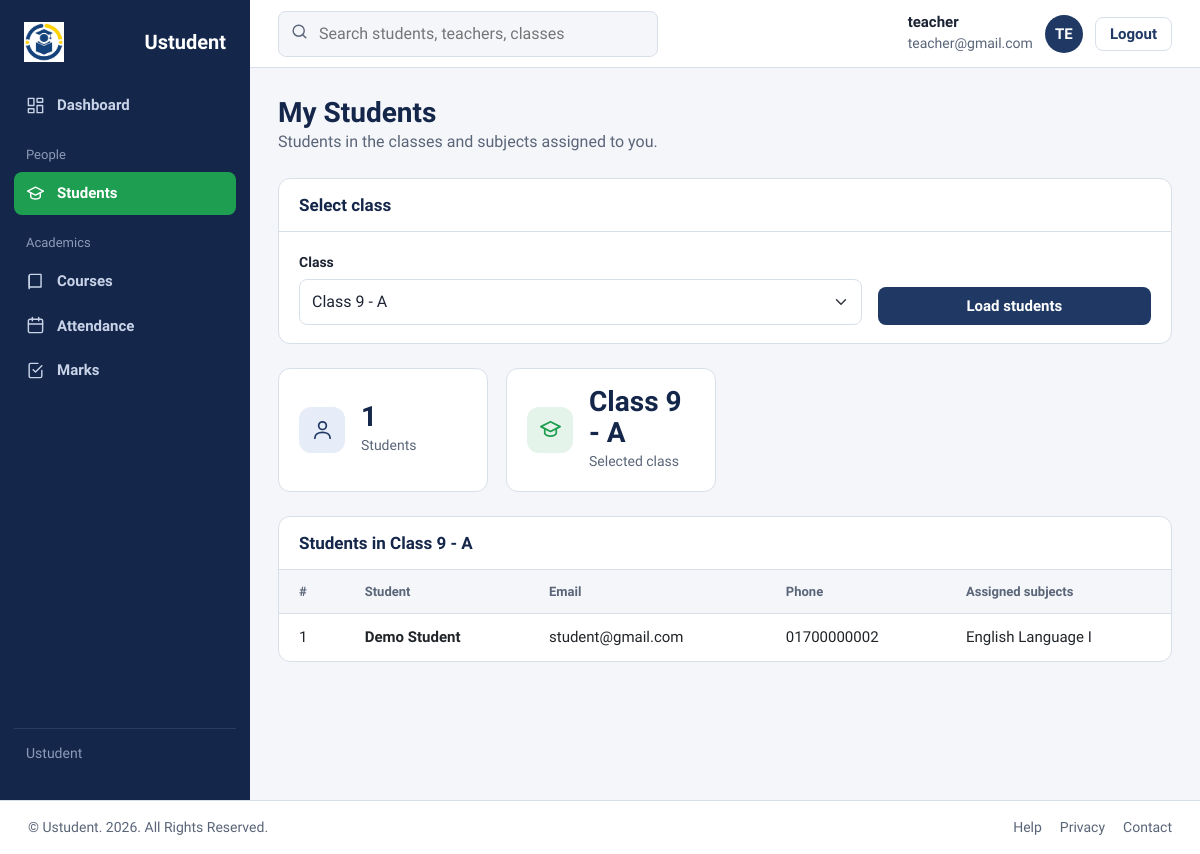
Screenshot of /teacher/teacher_student.php (signed in) with the database file from the repository.
### tables this page shows
CREATE TABLE `classes` (
  `id` int UNSIGNED NOT NULL,
  `class_name` varchar(50) NOT NULL,
  `section` varchar(10) NOT NULL,
  `course_id` int UNSIGNED NOT NULL,
  `created_at` timestamp NULL DEFAULT CURRENT_TIMESTAMP
);

CREATE TABLE `students` (
  `id` int UNSIGNED NOT NULL,
  `user_id` int UNSIGNED NOT NULL,
  `name` varchar(100) NOT NULL,
  `email` varchar(100) NOT NULL,
  `phone` varchar(15) DEFAULT NULL,
  `dob` date DEFAULT NULL,
  `class_id` int UNSIGNED NOT NULL,
  `address` varchar(255) DEFAULT NULL,
  `created_at` timestamp NULL DEFAULT CURRENT_TIMESTAMP
);

### teacher/teacher_student.php (the view, shortened to what this page needs)
<?php
include '../database/dbconfig.php';
function h($value) { return htmlspecialchars((string)$value, ENT_QUOTES, 'UTF-8'); }
function rows($conn, $sql, $types = '', $params = []) {
    $statement = $conn->prepare($sql);
    if ($types !== '' && !$statement->bind_param($types, ...$params)) {
        throw new RuntimeException('Could not bind the database query parameters.');
    }
    if (!$statement->execute()) {
        throw new RuntimeException('Could not load the requested data.');
    }
    $result = $statement->get_result();
    return $result->fetch_all(MYSQLI_ASSOC);
}
$teacher = rows($conn, "SELECT id FROM teachers WHERE user_id = ?", "i", [(int)$_SESSION['id']])[0] ?? null;
$classes = $teacher ? rows($conn,
    "SELECT DISTINCT c.id, c.class_name, c.section
       FROM teacher_subjects ts
       JOIN classes c ON c.id = ts.class_id
      WHERE ts.teacher_id = ?
      ORDER BY c.class_name, c.section",
    "i", [(int)$teacher['id']]) : [];
$classId = (int)($_GET['class_id'] ?? 0);
$currentClass = null;
if (!$currentClass && $classes) {
    $currentClass = $classes[0];
    $classId = (int)$currentClass['id'];
}
$students = $currentClass ? rows($conn,
    "SELECT s.id, s.name, s.email, s.phone,
            GROUP_CONCAT(DISTINCT sub.subject_name ORDER BY sub.subject_name SEPARATOR ', ') AS subjects
       FROM students s
       JOIN teacher_subjects ts ON ts.class_id = s.class_id AND ts.teacher_id = ?
       JOIN subjects sub ON sub.id = ts.subject_id
      WHERE s.class_id = ?
      GROUP BY s.id, s.name, s.email, s.phone
      ORDER BY s.name",
    "ii", [(int)$teacher['id'], $classId]) : [];
?>
<!DOCTYPE html>
<html lang="en">
<head>
<link href="https://cdn.jsdelivr.net/npm/bootstrap@5.3.3/dist/css/bootstrap.min.css" rel="stylesheet">
<link rel="stylesheet" href="../assets/css/admin_dashboard.css">
<link rel="stylesheet" href="../assets/css/academic_common.css">
</head>
<body>
<div class="app">
  <?php include '../includes/sidebar_teacher.php'; ?>
  <div class="main">
    <?php include '../includes/topbar.php'; ?>
    <main class="content">
      <div class="head">
        <div><h1>My Students</h1><p>Students in the classes and subjects assigned to you.</p></div>
      </div>
      <?php if (!$teacher): ?>
        <div class="alert alert-warning">Your teacher profile has not been created yet. Please ask the admin to add you in the Teachers page.</div>
      <?php elseif (!$classes): ?>
        <div class="alert alert-warning">No class or subject is assigned to you yet.</div>
      <?php else: ?>
        <section class="card mb-4">
          <h2>Select class</h2>
          <div class="card-body">
            <form class="row g-3 align-items-end" method="get" action="teacher_student.php">
              <div class="col-md-8">
                <label class="form-label" for="classSel">Class</label>
                <select class="form-select" id="classSel" name="class_id" required>
                  <?php foreach ($classes as $class): ?>
                    <option value="<?php echo (int)$class['id']; ?>" <?php echo $classId === (int)$class['id'] ? 'selected' : ''; ?>>
                      <?php echo h($class['class_name'] . ' - ' . $class['section']); ?>
                    </option>
                  <?php endforeach; ?>
                </select>
              </div>
              <div class="col-md-4 d-grid"><button class="btn" type="submit">Load students</button></div>
            </form>
          </div>
        </section>
        <section class="stats" aria-label="Summary">
          <div class="stat"><span class="ico b"><svg viewBox="0 0 24 24"><circle cx="12" cy="8" r="4"/><path d="M4 21c0-4 4-6 8-6s8 2 8 6"/></svg></span><div><b><?php echo count($students); ?></b><span>Students</span></div></div>
          <div class="stat"><span class="ico g"><svg viewBox="0 0 24 24"><path d="M2 9l10-5 10 5-10 5z"/><path d="M6 11v5c0 1.5 3 3 6 3s6-1.5 6-3v-5"/></svg></span><div><b><?php echo h($currentClass['class_name'] . ' - ' . $currentClass['section']); ?></b><span>Selected class</span></div></div>
        </section>
        <section class="card">
          <h2>Students in <?php echo h($currentClass['class_name'] . ' - ' . $currentClass['section']); ?></h2>
          <div class="table-wrap">
            <table>
              <thead><tr><th>#</th><th>Student</th><th>Email</th><th>Phone</th><th>Assigned subjects</th></tr></thead>
              <tbody>
              <?php foreach ($students as $i => $student): ?>
                <tr>
                  <td class="roll"><?php echo $i + 1; ?></td>
                  <td><b><?php echo h($student['name']); ?></b></td>
                  <td><?php echo h($student['email']); ?></td>
                  <td><?php echo h($student['phone'] ?? ''); ?></td>
                  <td><?php echo h($student['subjects']); ?></td>
                </tr>
              <?php endforeach; ?>
              </tbody>
            </table>
          </div>
        </section>
      <?php endif; ?>
    </main>
  </div>
</div>
<?php include '../includes/footer.php'; ?>
</body>
</html>

### assets/css/admin_dashboard.css (style rules this page uses)
.content { padding:28px;max-width:1200px;width:100% }
.head { display:flex;justify-content:space-between;align-items:flex-end;gap:16px;flex-wrap:wrap;margin-bottom:24px }
.head h1 { font-size:28px }
.head p { color:var(--muted);margin:0 }
.stats { display:grid;grid-template-columns:repeat(4,1fr);gap:18px;margin-bottom:24px }
.stat { background:var(--white);border:1px solid var(--line);border-radius:12px;padding:18px 20px;display:flex;gap:16px;align-items:center }
.ico { width:46px;height:46px;border-radius:12px;display:grid;place-items:center;flex:none }
.ico svg { width:23px;height:23px;stroke:currentColor;fill:none;stroke-width:1.8;stroke-linecap:round;stroke-linejoin:round }
.ico.b { background:var(--blue-soft);color:var(--navy) }
.ico.g { background:var(--green-soft);color:var(--green) }
.stat b { display:block;font:700 28px var(--head);color:var(--navy-deep);line-height:1.1 }
.stat span { color:var(--muted);font-size:14px }
.card { background:var(--white);border:1px solid var(--line);border-radius:12px;overflow:hidden }
.card > h2 { font-size:17px;padding:16px 20px;border-bottom:1px solid var(--line);display:flex;justify-content:space-between;align-items:center }
table { width:100%;border-collapse:collapse }
th,td { padding:12px 20px;text-align:left;border-bottom:1px solid var(--line);font-size:15px }
tr:last-child td { border-bottom:0 }
th { font-size:13px;color:var(--muted);font-weight:600;background:var(--paper) }
:root { --navy:#1f3864; --navy-deep:#14264a; --green:#1e9e50; --green-soft:#e4f4ea; --gold:#d8b32a; --gold-soft:#fbf3d3; --red:#c2402f; --red-soft:#fbe6e2; --blue-soft:#e6edf8; --ink:#1c2433; --muted:#5a6578; --line:#d9dfe9; --paper:#f4f6fa; --white:#fff; --head:"Bricolage Grotesque","Segoe UI",Arial,sans-serif; --body:"Source Sans 3","Segoe UI",Arial,sans-serif; }
* { box-sizing:border-box }
body { margin:0;font:400 16px/1.5 var(--body);color:var(--ink);background:var(--paper) }
h1,h2,h3 { font-family:var(--head);margin:0;line-height:1.2;color:var(--navy-deep) }
.app { display:grid;grid-template-columns:250px minmax(0,1fr);min-height:100vh;transition:grid-template-columns .22s ease }
.main { min-width:0;display:flex;flex-direction:column;min-height:100vh }
.main > .content { flex:1 }
.btn { display:inline-block;background:var(--navy);color:var(--white);padding:10px 18px;border-radius:8px;border:0;cursor:pointer;font:600 15px var(--body) }

### assets/css/academic_common.css (style rules this page uses)
h1,h2,h3 { font-weight:700 }
.btn { --bs-btn-color:#fff;--bs-btn-hover-color:#fff;--bs-btn-active-color:#fff; --bs-btn-bg:var(--navy);--bs-btn-hover-bg:var(--navy-deep);--bs-btn-active-bg:var(--navy-deep); --bs-btn-hover-border-color:transparent;--bs-btn-active-border-color:transparent }
.form-label { font-weight:600;font-size:14px;margin-bottom:6px;color:var(--ink) }
.form-control,.form-select,.input-group-text { border:1.5px solid var(--line);border-radius:8px;padding:10px 12px;font:inherit;color:var(--ink) }
.form-select { padding-right:2.25rem }
.card > .card-body { padding:18px 20px }
.table-wrap { overflow-x:auto }
.table-wrap table { min-width:680px }

### rows the page displays
classes: class_name+section "Class 9 - A"
students: name "Demo Student", email "student@gmail.com", phone "01700000002", subjects "English Language I"

### other values shown
$_SESSION['name'] "teacher"
$_SESSION['email'] "teacher@gmail.com"
substr($_SESSION['name'], 0,2) "TE"
count($students) "1"
form field class_id "Class 9 - A"
